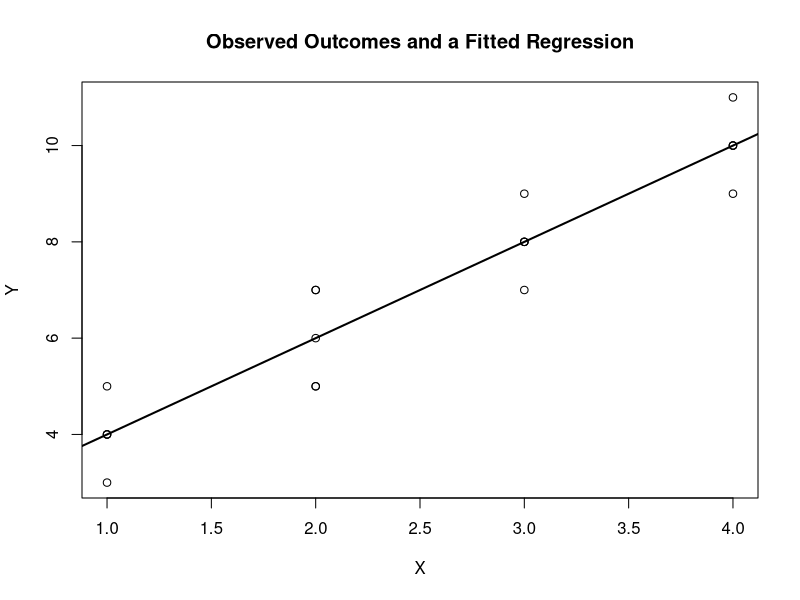
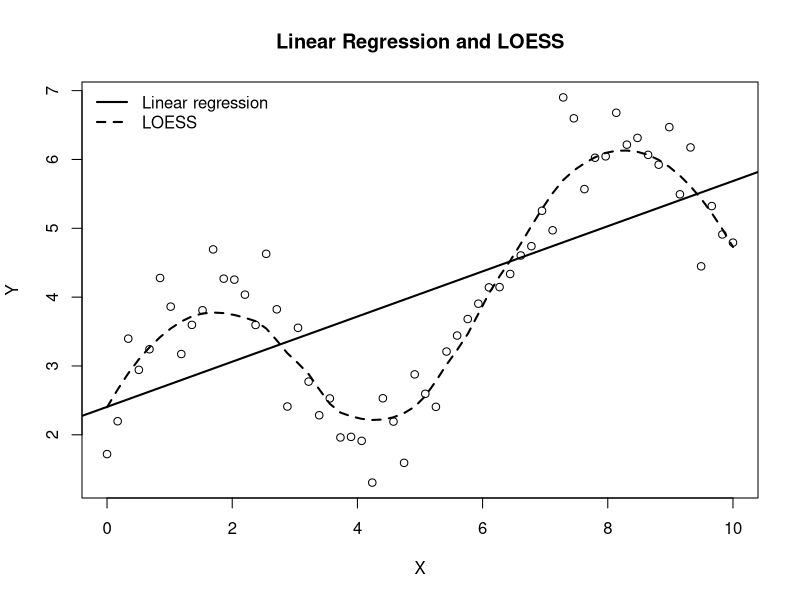
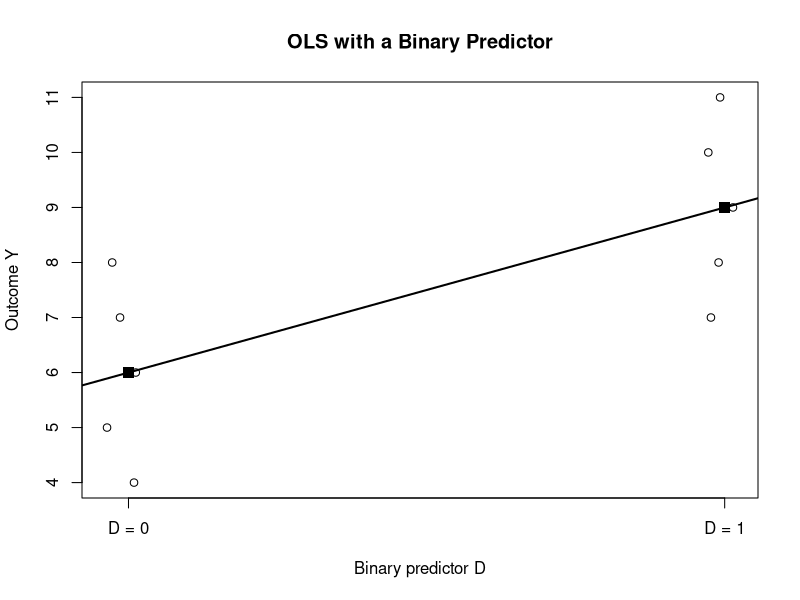
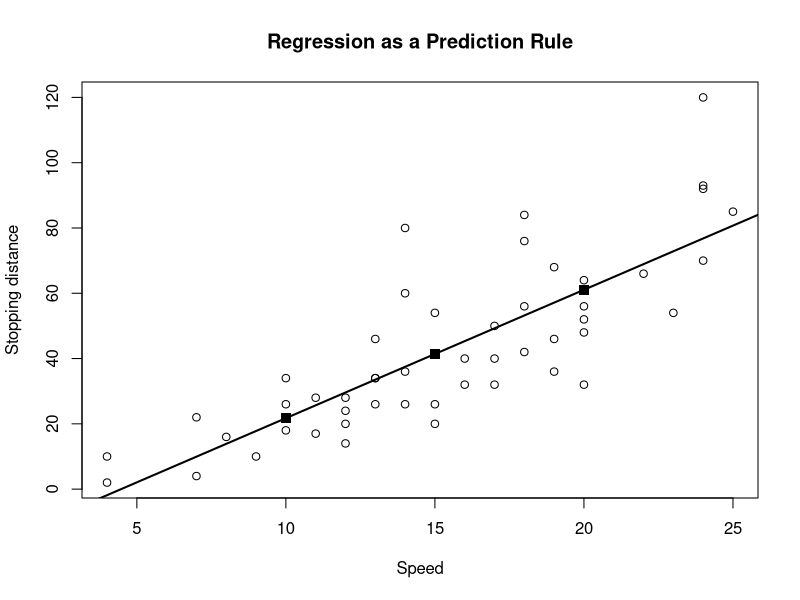
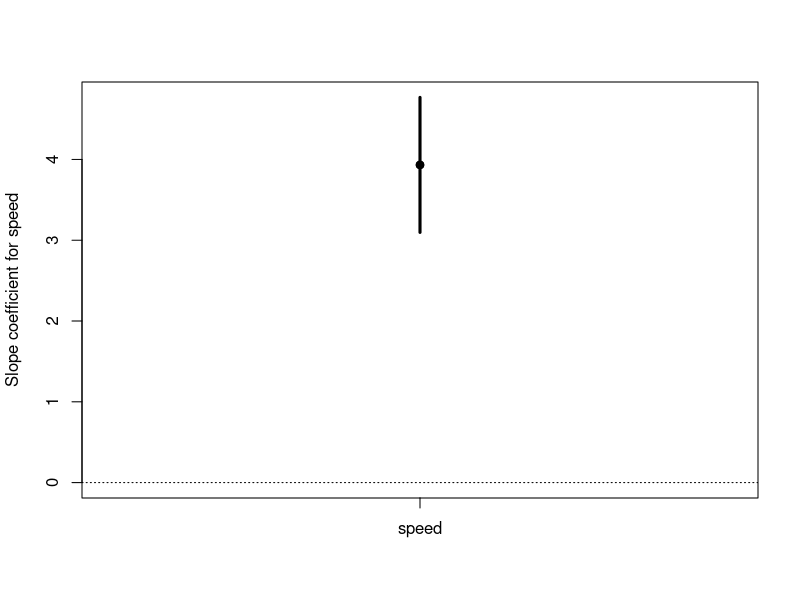
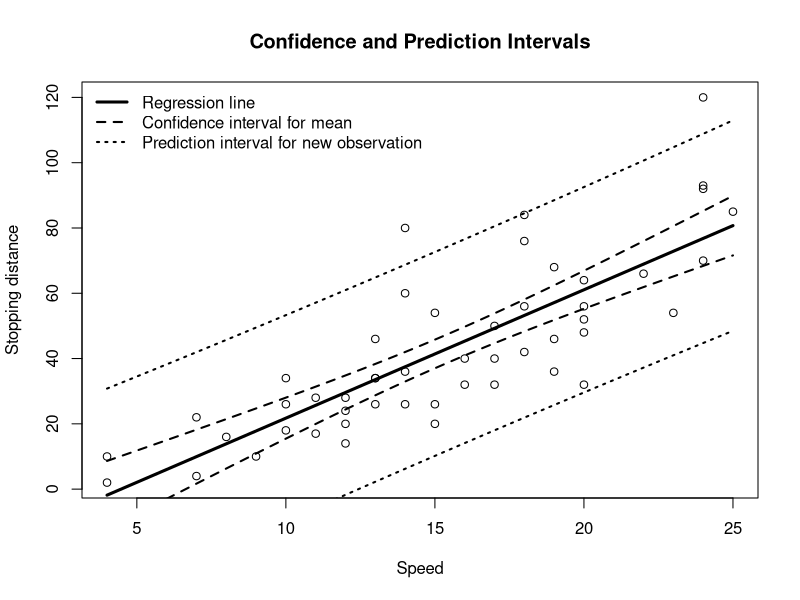
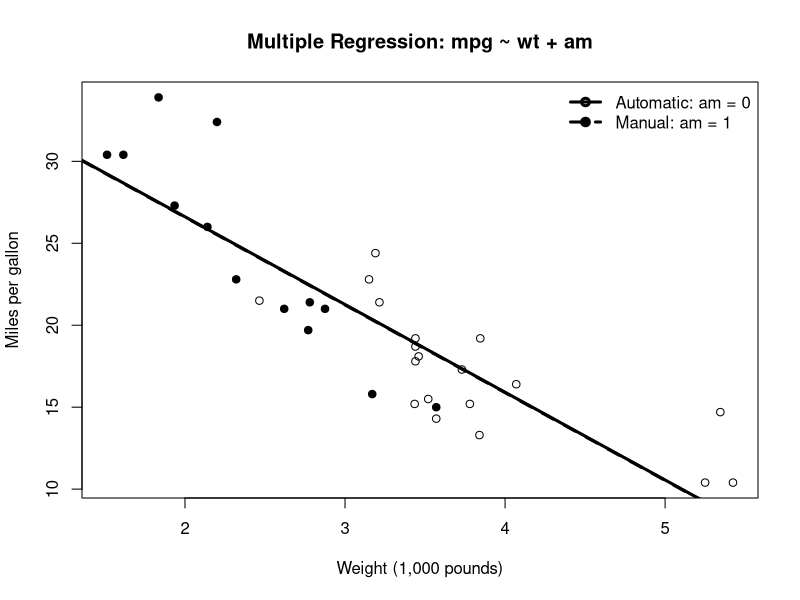
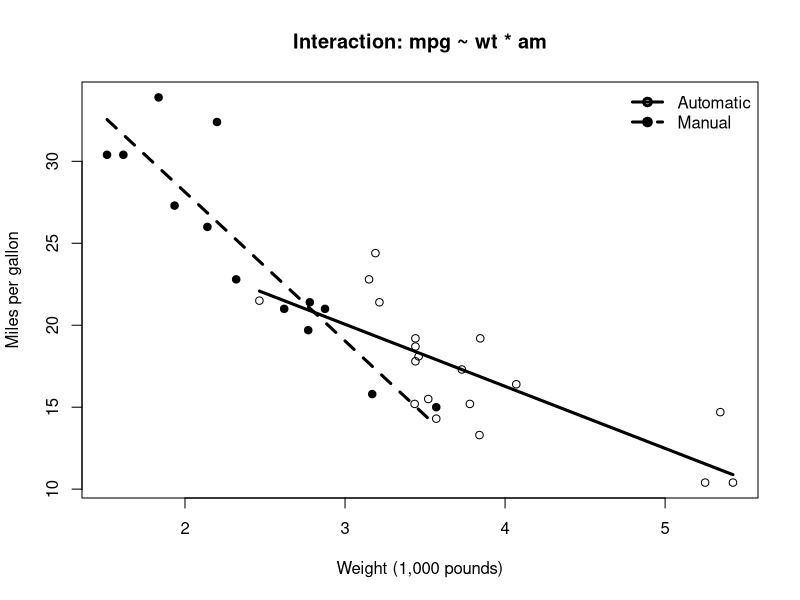

Recreate these plots in R, in order.
# Regression Analysis: Companion R Script
# Author: Alexis Diamond, PhD (assisted by Claude and ChatGPT)
# Version 0.9 --- August 26, 2026
# Generated from regression_companion.Rmd.
# Run from top to bottom. Uses base R grammar only.


# ---- ch1-conditional-means ----
x <- rep(c(1, 2, 3, 4), each = 5)
y <- c(3, 4, 4, 5, 4,
       5, 5, 6, 7, 7,
       7, 8, 8, 9, 8,
       9, 10, 11, 10, 10)

dat <- data.frame(x, y)

tapply(dat$y, dat$x, mean)

fit <- lm(y ~ x, data = dat)
summary(fit)

plot(
  dat$x,
  dat$y,
  xlab = "X",
  ylab = "Y",
  main = "Observed Outcomes and a Fitted Regression"
)
abline(fit, lwd = 2)

# ---- ch1-expectation-not-observable ----
# A binary outcome: 1 = employed, 0 = not employed.
employed <- c(1, 1, 1, 1, 0, 1, 1, 1, 0, 1)

mean(employed)   # 0.8

# Every person is a 0 or a 1, so no one has the value 0.8:
sort(unique(employed))

# For a binary Y the conditional mean IS the probability that Y = 1.
# A count outcome makes the same point:
visits <- c(7, 9, 10, 11, 14)
mean(visits)     # 10.2 -- not a possible number of visits

# ---- ch1-linear-loess ----
set.seed(123)

x <- seq(0, 10, length.out = 60)
y <- 2 + 0.35 * x + 1.5 * sin(x) + rnorm(60, sd = 0.5)

dat_curve <- data.frame(x, y)

fit_linear <- lm(y ~ x, data = dat_curve)
fit_loess <- loess(y ~ x, data = dat_curve, span = 0.60)

plot(
  dat_curve$x,
  dat_curve$y,
  xlab = "X",
  ylab = "Y",
  main = "Linear Regression and LOESS"
)
abline(fit_linear, lwd = 2)

ord <- order(dat_curve$x)
lines(
  dat_curve$x[ord],
  predict(fit_loess)[ord],
  lwd = 2,
  lty = 2
)

legend(
  "topleft",
  legend = c("Linear regression", "LOESS"),
  lty = c(1, 2),
  lwd = 2,
  bty = "n"
)

# ---- ch1-regression-families ----
set.seed(42)

# Continuous outcome
x_cont <- runif(200, 0, 10)
y_cont <- 4 + 2 * x_cont + rnorm(200, sd = 3)
dat_cont <- data.frame(x = x_cont, y_cont = y_cont)
fit_ols <- lm(y_cont ~ x, data = dat_cont)

# Binary outcome
x_binary <- runif(200, 0, 10)
p_binary <- 1 / (1 + exp(-(-3 + 0.6 * x_binary)))
y_binary <- rbinom(200, size = 1, prob = p_binary)
dat_binary <- data.frame(x = x_binary, y_binary = y_binary)
fit_logit <- glm(
  y_binary ~ x,
  family = binomial(link = "logit"),
  data = dat_binary
)

# Count outcome
x_count <- runif(200, 0, 5)
lambda <- exp(0.4 + 0.25 * x_count)
count <- rpois(200, lambda = lambda)
dat_count <- data.frame(x = x_count, count = count)
fit_pois <- glm(
  count ~ x,
  family = poisson(link = "log"),
  data = dat_count
)

# Flexible conditional-mean smoother
fit_loess <- loess(y ~ x, data = dat_curve)

summary(fit_ols)
summary(fit_logit)
summary(fit_pois)

# ---- ch1-count-zeros ----
# Zeros are ordinary observations in count data:
sum(dat_count$count == 0)
min(dat_count$count)

# But no fitted value is ever zero, because lambda = exp(X %*% beta) > 0 always:
lambda_hat <- fitted(fit_pois)
min(lambda_hat)

# The model never predicts zero; it assigns zero a probability.
# At the smallest fitted mean, P(Y = 0) = exp(-lambda):
exp(-min(lambda_hat))

# ---- ch2-binary-difference-means ----
D <- c(rep(0, 5), rep(1, 5))
Y <- c(4, 5, 6, 7, 8,
       7, 8, 9, 10, 11)

dat_binary_ols <- data.frame(D, Y)

fit_binary <- lm(Y ~ D, data = dat_binary_ols)
summary(fit_binary)
coef(fit_binary)

mean(dat_binary_ols$Y[dat_binary_ols$D == 0])
mean(dat_binary_ols$Y[dat_binary_ols$D == 1])
mean(dat_binary_ols$Y[dat_binary_ols$D == 1]) -
  mean(dat_binary_ols$Y[dat_binary_ols$D == 0])

# ---- ch2-binary-plot ----
plot(
  jitter(dat_binary_ols$D, amount = 0.04),
  dat_binary_ols$Y,
  xaxt = "n",
  xlab = "Binary predictor D",
  ylab = "Outcome Y",
  main = "OLS with a Binary Predictor"
)
axis(1, at = c(0, 1), labels = c("D = 0", "D = 1"))

abline(fit_binary, lwd = 2)
points(
  c(0, 1),
  c(
    mean(dat_binary_ols$Y[dat_binary_ols$D == 0]),
    mean(dat_binary_ols$Y[dat_binary_ols$D == 1])
  ),
  pch = 15,
  cex = 1.5
)

# ---- ch2-cars-predict ----
fit_cars <- lm(dist ~ speed, data = cars)
summary(fit_cars)
coef(fit_cars)

# Predictions for training observations
train_predictions <- predict(fit_cars)
head(data.frame(
  speed = cars$speed,
  observed_dist = cars$dist,
  predicted_dist = train_predictions
))

# Predictions for new cases
new_cases <- data.frame(speed = c(10, 15, 20))
new_cases$predicted_dist <- predict(
  fit_cars,
  newdata = new_cases
)
new_cases

# Reproduce predict() literally from the coefficients
b <- coef(fit_cars)
manual_predictions <- b[1] + b[2] * new_cases$speed
cbind(new_cases, manual_predictions = manual_predictions)

# ---- ch2-cars-prediction-plot ----
plot(
  cars$speed,
  cars$dist,
  xlab = "Speed",
  ylab = "Stopping distance",
  main = "Regression as a Prediction Rule"
)
abline(fit_cars, lwd = 2)
points(
  new_cases$speed,
  new_cases$predicted_dist,
  pch = 15,
  cex = 1.4
)

# ---- ch2-coefficient-ci ----
confint(fit_cars, level = 0.95)

coef_table <- summary(fit_cars)$coefficients
coef_table

b_speed <- coef_table["speed", "Estimate"]
se_speed <- coef_table["speed", "Std. Error"]

# Approximate 95% confidence interval
b_speed + c(-1, 1) * 2 * se_speed

# ---- ch2-rsquared ----
fit_cars <- lm(dist ~ speed, data = cars)

summary(fit_cars)$r.squared

mse_mean_only <- mean(
  (cars$dist - mean(cars$dist))^2
)

mse_model <- mean(
  (cars$dist - predict(fit_cars))^2
)

mse_mean_only
mse_model
1 - mse_model / mse_mean_only

# ---- ch3-three-intervals ----
fit <- lm(dist ~ speed, data = cars)

# 1. Confidence intervals for regression coefficients
confint(fit)

# 2. Confidence interval for the conditional mean at speed = 15
predict(
  fit,
  newdata = data.frame(speed = 15),
  interval = "confidence"
)

# 3. Prediction interval for one new observation at speed = 15
predict(
  fit,
  newdata = data.frame(speed = 15),
  interval = "prediction"
)

# ---- ch3-coefficient-ci-plot ----
fit <- lm(dist ~ speed, data = cars)

slope <- coef(fit)["speed"]
slope_ci <- confint(fit)["speed", ]

plot(
  1, slope,
  xlim = c(0.5, 1.5),
  ylim = range(c(0, slope_ci)),
  xaxt = "n",
  xlab = "",
  ylab = "Slope coefficient for speed",
  pch = 19
)

segments(
  x0 = 1,
  y0 = slope_ci[1],
  x1 = 1,
  y1 = slope_ci[2],
  lwd = 3
)

points(1, slope, pch = 19)
axis(1, at = 1, labels = "speed")
abline(h = 0, lty = 3)

# ---- ch3-interval-bands ----
fit <- lm(dist ~ speed, data = cars)

speed_grid <- data.frame(
  speed = seq(
    from = min(cars$speed),
    to = max(cars$speed),
    length.out = 200
  )
)

conf_band <- predict(
  fit,
  newdata = speed_grid,
  interval = "confidence",
  level = 0.95
)

pred_band <- predict(
  fit,
  newdata = speed_grid,
  interval = "prediction",
  level = 0.95
)

plot(
  cars$speed,
  cars$dist,
  xlab = "Speed",
  ylab = "Stopping distance",
  main = "Confidence and Prediction Intervals"
)

lines(speed_grid$speed, conf_band[, "fit"], lwd = 3)
lines(speed_grid$speed, conf_band[, "lwr"], lty = 2, lwd = 2)
lines(speed_grid$speed, conf_band[, "upr"], lty = 2, lwd = 2)
lines(speed_grid$speed, pred_band[, "lwr"], lty = 3, lwd = 2)
lines(speed_grid$speed, pred_band[, "upr"], lty = 3, lwd = 2)

legend(
  "topleft",
  legend = c(
    "Regression line",
    "Confidence interval for mean",
    "Prediction interval for new observation"
  ),
  lty = c(1, 2, 3),
  lwd = c(3, 2, 2),
  bty = "n"
)

# ---- ch3-same-center ----
fit <- lm(dist ~ speed, data = cars)

b <- coef(fit)

# Calculate the prediction literally from the coefficients
manual_prediction <- b[1] + b[2] * 15
manual_prediction

# Ask predict() for the point prediction
predict(
  fit,
  newdata = data.frame(speed = 15)
)

# ---- ch3-mtcars-multiple ----
fit_simple <- lm(mpg ~ am, data = mtcars)
fit_multiple <- lm(mpg ~ wt + am, data = mtcars)

coef(fit_simple)
coef(fit_multiple)

# Two cars with exactly the same weight
same_weight <- data.frame(
  wt = c(3, 3),
  am = c(0, 1)
)

predicted_mpg <- predict(
  fit_multiple,
  newdata = same_weight
)

predicted_mpg
predicted_mpg[2] - predicted_mpg[1]
coef(fit_multiple)["am"]

# Two cars with the same transmission, different weight
same_transmission <- data.frame(
  wt = c(3, 4),
  am = c(0, 0)
)

predicted_mpg <- predict(
  fit_multiple,
  newdata = same_transmission
)

predicted_mpg[2] - predicted_mpg[1]
coef(fit_multiple)["wt"]

# ---- ch3-multiple-plot ----
point_type <- ifelse(mtcars$am == 1, 19, 1)

plot(
  mtcars$wt,
  mtcars$mpg,
  pch = point_type,
  xlab = "Weight (1,000 pounds)",
  ylab = "Miles per gallon",
  main = "Multiple Regression: mpg ~ wt + am"
)

b <- coef(fit_multiple)
abline(a = b["(Intercept)"], b = b["wt"], lwd = 3)
abline(
  a = b["(Intercept)"] + b["am"],
  b = b["wt"],
  lwd = 3,
  lty = 2
)

legend(
  "topright",
  legend = c("Automatic: am = 0", "Manual: am = 1"),
  pch = c(1, 19),
  lty = c(1, 2),
  lwd = c(3, 3),
  bty = "n"
)

# ---- ch3-interaction-centering ----
fit_interaction <- lm(mpg ~ wt * am, data = mtcars)
summary(fit_interaction)

mtcars_for_example <- mtcars
mtcars_for_example$wt_centered <-
  mtcars_for_example$wt - mean(mtcars_for_example$wt)

fit_interaction_centered <- lm(
  mpg ~ wt_centered * am,
  data = mtcars_for_example
)
summary(fit_interaction_centered)

# ---- ch4-functional-form ----
set.seed(9)

x <- seq(1, 10, length.out = 100)
y <- 5 + 2 * x - 0.25 * x^2 + rnorm(100, sd = 1.5)
dat_functional <- data.frame(x, y)

fit_linear <- lm(y ~ x, data = dat_functional)
fit_quadratic <- lm(y ~ x + I(x^2), data = dat_functional)
fit_cubic <- lm(y ~ x + I(x^2) + I(x^3), data = dat_functional)
fit_logx <- lm(y ~ log(x), data = dat_functional)

summary(fit_linear)$r.squared
summary(fit_quadratic)$r.squared
summary(fit_cubic)$r.squared
summary(fit_logx)$r.squared

# ---- ch4-mtcars-interaction ----
fit_additive <- lm(mpg ~ wt + am, data = mtcars)
fit_interaction <- lm(mpg ~ wt * am, data = mtcars)

summary(fit_additive)
summary(fit_interaction)

# ---- ch4-interaction-plot ----
plot(
  mtcars$wt,
  mtcars$mpg,
  pch = ifelse(mtcars$am == 0, 1, 19),
  xlab = "Weight (1,000 pounds)",
  ylab = "Miles per gallon",
  main = "Interaction: mpg ~ wt * am"
)

auto_wt <- seq(
  min(mtcars$wt[mtcars$am == 0]),
  max(mtcars$wt[mtcars$am == 0]),
  length.out = 100
)

manual_wt <- seq(
  min(mtcars$wt[mtcars$am == 1]),
  max(mtcars$wt[mtcars$am == 1]),
  length.out = 100
)

auto_pred <- predict(
  fit_interaction,
  newdata = data.frame(wt = auto_wt, am = 0)
)

manual_pred <- predict(
  fit_interaction,
  newdata = data.frame(wt = manual_wt, am = 1)
)

lines(auto_wt, auto_pred, lwd = 3)
lines(manual_wt, manual_pred, lwd = 3, lty = 2)

legend(
  "topright",
  legend = c("Automatic", "Manual"),
  pch = c(1, 19),
  lty = c(1, 2),
  lwd = c(3, 3),
  bty = "n"
)

# ---- ch4-gap-data ----
set.seed(26)

x_left <- runif(35, min = 1, max = 4)
x_right <- runif(35, min = 7, max = 10)
x <- c(x_left, x_right)

y <- c(
  2 + 3 * x_left + rnorm(35, mean = 0, sd = 0.5),
  28 - x_right + rnorm(35, mean = 0, sd = 0.5)
)

gap_data <- data.frame(x = x, y = y)

fit_linear <- lm(y ~ x, data = gap_data)
fit_quadratic <- lm(y ~ x + I(x^2), data = gap_data)

new_point <- data.frame(x = 5.5)
predict(fit_linear, newdata = new_point)
predict(fit_quadratic, newdata = new_point)

# ---- ch4-gap-plot ----
x_grid <- seq(1, 10, length.out = 300)
new_grid <- data.frame(x = x_grid)

linear_hat <- predict(fit_linear, newdata = new_grid)
quadratic_hat <- predict(fit_quadratic, newdata = new_grid)

plot(
  gap_data$x,
  gap_data$y,
  xlab = "X",
  ylab = "Y",
  main = "Interpolation Across a Gap in the Training Data",
  pch = 19
)

rect(
  xleft = 4,
  ybottom = par("usr")[3],
  xright = 7,
  ytop = par("usr")[4],
  density = 12,
  angle = 45,
  border = NA
)

points(gap_data$x, gap_data$y, pch = 19)
lines(x_grid, linear_hat, lwd = 3)
lines(x_grid, quadratic_hat, lwd = 3, lty = 2)
abline(v = c(4, 7), lty = 3)

points(
  5.5,
  predict(fit_linear, newdata = data.frame(x = 5.5)),
  pch = 1,
  cex = 1.5,
  lwd = 2
)

points(
  5.5,
  predict(fit_quadratic, newdata = data.frame(x = 5.5)),
  pch = 2,
  cex = 1.5,
  lwd = 2
)

legend(
  "topleft",
  legend = c(
    "Linear fit",
    "Quadratic fit",
    "Gap with no training observations"
  ),
  lty = c(1, 2, NA),
  lwd = c(3, 3, NA),
  fill = c(NA, NA, "black"),
  density = c(0, 0, 35),
  angle = 45,
  border = c(NA, NA, "black"),
  bty = "n"
)

# ---- ch4-faithful-models ----
fit_linear <- lm(waiting ~ eruptions, data = faithful)
fit_quadratic <- lm(
  waiting ~ eruptions + I(eruptions^2),
  data = faithful
)
fit_cubic <- lm(
  waiting ~ eruptions + I(eruptions^2) + I(eruptions^3),
  data = faithful
)

summary(fit_linear)$r.squared
summary(fit_quadratic)$r.squared
summary(fit_cubic)$r.squared

new_case <- data.frame(eruptions = 7)
predict(fit_linear, newdata = new_case)
predict(fit_quadratic, newdata = new_case)
predict(fit_cubic, newdata = new_case)

# ---- ch4-faithful-plot ----
x_grid <- seq(1.4, 7, length.out = 300)
new_grid <- data.frame(eruptions = x_grid)

plot(
  faithful$eruptions,
  faithful$waiting,
  xlim = c(1.4, 7),
  ylim = c(15, 115),
  xlab = "Eruption duration (minutes)",
  ylab = "Waiting time (minutes)",
  main = "Functional Form and Extrapolation"
)

lines(x_grid, predict(fit_linear, newdata = new_grid), lwd = 3)
lines(
  x_grid,
  predict(fit_quadratic, newdata = new_grid),
  lwd = 3,
  lty = 2
)
lines(
  x_grid,
  predict(fit_cubic, newdata = new_grid),
  lwd = 3,
  lty = 3
)

abline(v = max(faithful$eruptions), lty = 2)

legend(
  "topleft",
  legend = c("Linear", "Quadratic", "Cubic"),
  lty = c(1, 2, 3),
  lwd = c(3, 3, 3),
  bty = "n"
)

# ---- ch4-loess-extrapolation ----
fit_loess <- loess(waiting ~ eruptions, data = faithful)

predict(
  fit_loess,
  newdata = data.frame(eruptions = c(2, 4, 7))
)

# ---- ch4-support-comparison ----
fit_interaction <- lm(mpg ~ wt * am, data = mtcars)

predict(
  fit_interaction,
  newdata = data.frame(
    wt = c(5, 5),
    am = c(0, 1)
  )
)

range(mtcars$wt[mtcars$am == 0])
range(mtcars$wt[mtcars$am == 1])

# ---- ch5-observational-data ----
x_control <- rep(0:8, each = 3)
x_treated <- rep(5:16, each = 3)

noise_control <- rep(c(-1, 0, 1), times = 9)
noise_treated <- rep(c(-1, 0, 1), times = 12)

Y0_control <- 5 + x_control + 0.4 * x_control^2 + noise_control
Y0_treated <- 5 + x_treated + 0.4 * x_treated^2 + noise_treated

D <- c(
  rep(0, length(x_control)),
  rep(1, length(x_treated))
)

x <- c(x_control, x_treated)
Y <- c(Y0_control, Y0_treated + 6)

causal_dat <- data.frame(Y, D, x)

# ---- ch5-model-dependence ----
fit_linear_adjustment <- lm(
  Y ~ D + x,
  data = causal_dat
)

fit_quadratic_adjustment <- lm(
  Y ~ D + x + I(x^2),
  data = causal_dat
)

coef(fit_linear_adjustment)["D"]
coef(fit_quadratic_adjustment)["D"]

# ---- ch5-overlap-restriction ----
overlap_dat <- causal_dat[
  causal_dat$x >= 5 & causal_dat$x <= 8,
]

fit_linear_overlap <- lm(
  Y ~ D + x,
  data = overlap_dat
)

fit_quadratic_overlap <- lm(
  Y ~ D + x + I(x^2),
  data = overlap_dat
)

coef(fit_linear_overlap)["D"]
coef(fit_quadratic_overlap)["D"]

# ---- ch5-overlap-plot ----
plot(
  causal_dat$x,
  causal_dat$Y,
  pch = ifelse(causal_dat$D == 1, 19, 1),
  xlab = "Confounder X",
  ylab = "Observed outcome Y",
  main = "Limited Overlap in an Observational Study"
)

abline(v = 5, lty = 3)
abline(v = 8, lty = 3)

legend(
  "topleft",
  legend = c("Control", "Treated", "Overlap: X = 5 to 8"),
  pch = c(1, 19, NA),
  lty = c(NA, NA, 3),
  bty = "n"
)

# ---- ch5-balanced-rct ----
x <- rep(0:16, each = 6)
D <- rep(c(0, 0, 0, 1, 1, 1), times = 17)
noise <- rep(c(-1, 0, 1, -1, 0, 1), times = 17)

Y0 <- 5 + x + 0.4 * x^2 + noise
Y <- Y0 + 6 * D

rct_dat <- data.frame(Y, D, x)

# Difference in means = treatment-only OLS coefficient
mean(rct_dat$Y[rct_dat$D == 1]) -
  mean(rct_dat$Y[rct_dat$D == 0])

fit_rct_simple <- lm(Y ~ D, data = rct_dat)
fit_rct_linear <- lm(Y ~ D + x, data = rct_dat)
fit_rct_quadratic <- lm(Y ~ D + x + I(x^2), data = rct_dat)

coef(fit_rct_simple)["D"]
coef(fit_rct_linear)["D"]
coef(fit_rct_quadratic)["D"]
